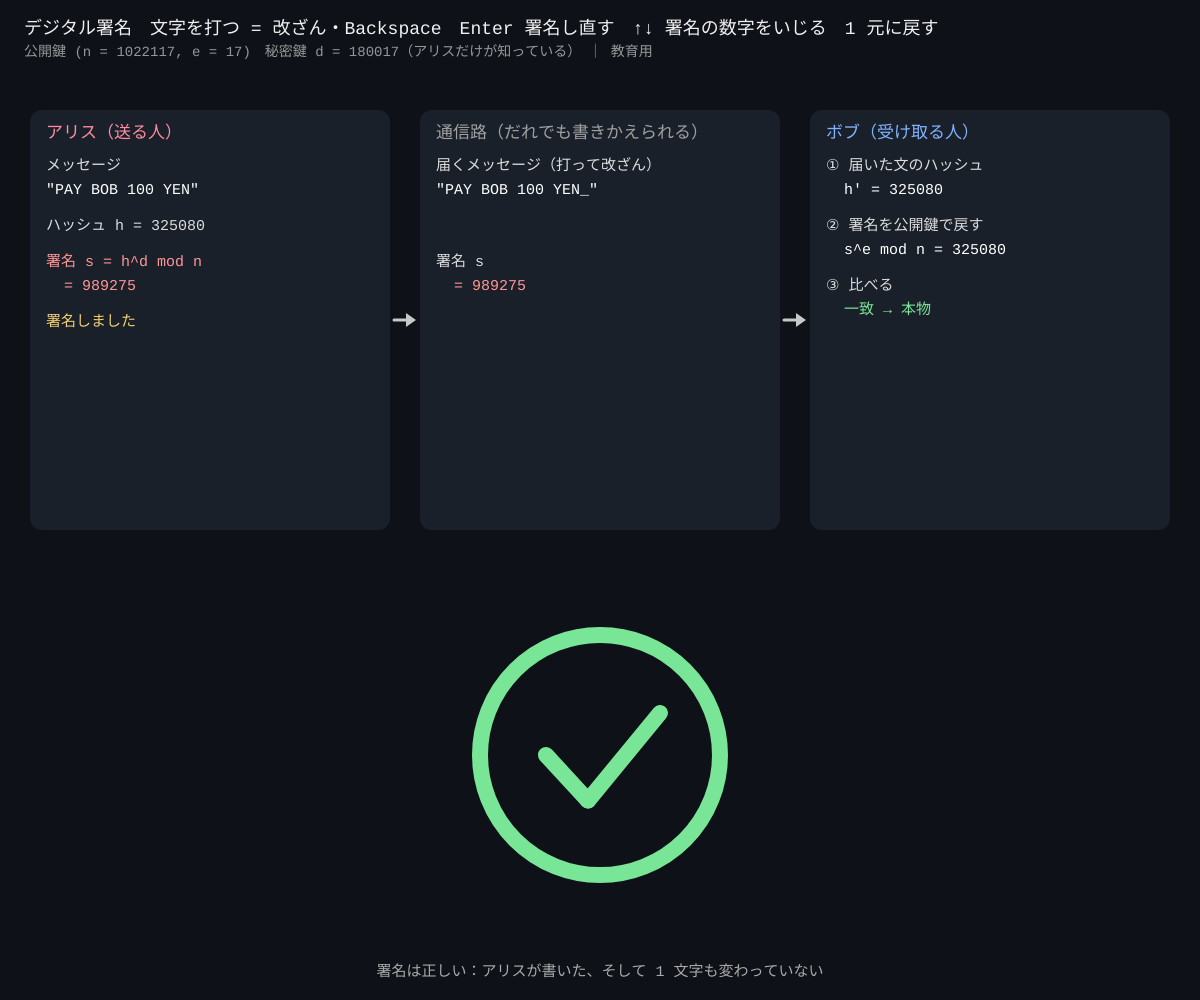
Frame 1 (no input)
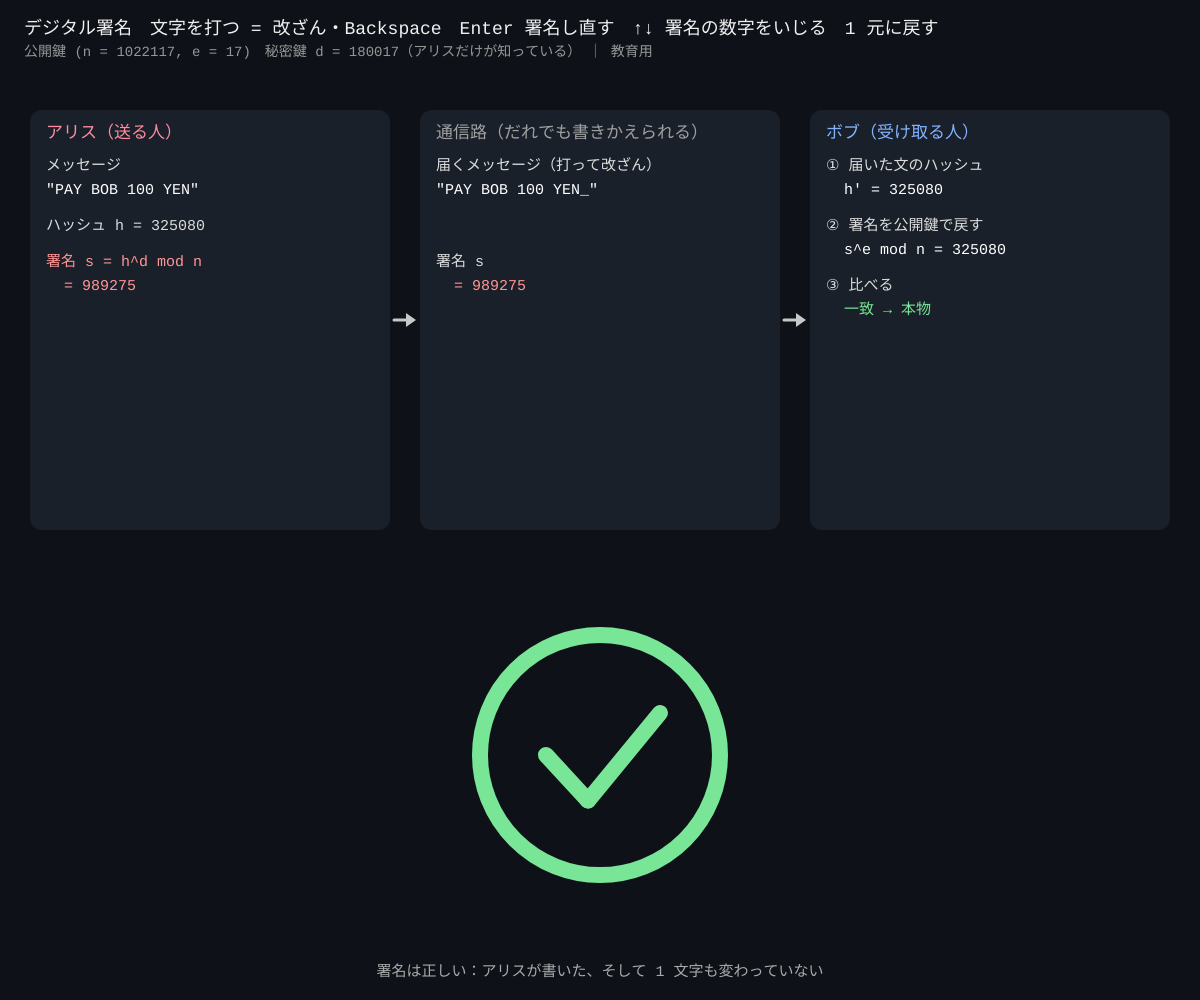
Frame 60 (no input)
Frame 120 (the mouse pressed at the canvas centre since frame 60): identical to frame 60, image omitted

The p5.js sketch that drew these frames (run headless with seeded random() and noise() and a simulated clock; from frame 60 on, the mouse is pressed at the canvas centre):

// p5.js sketch
// ── sketch.js
// ============================================
// 11 デジタル署名と改ざん検知
// 送る人：メッセージのハッシュ h を秘密鍵 d で「署名」s = h^d mod n
// 受け取る人：公開鍵 e で s^e mod n を計算し、届いたメッセージのハッシュと比べる。一致 → 本物 ✓
// 1 文字でも書きかえるとハッシュが変わり、検証が失敗する ✗（署名を作れるのは d を持つ本人だけ）
// 文字を打つ = 届いたメッセージを書きかえる（改ざん）/ Backspace = 消す / Enter = 今の文に署名し直す / ↑↓ = 署名の数字をいじる / 1 = 元に戻す
// ※ 教育用（09 と同じおもちゃの RSA。実際は 2048 ビット以上と SHA-256）
// ============================================

const P1 = 1009, Q1 = 1013;            // ★ 秘密の素数
let n, phi, pubE = 17, privD;
let original = 'PAY BOB 100 YEN';      // ★ 署名した元のメッセージ
let received = '', signature = 0;
let flash = 0;

function setup() {
  createCanvas(windowWidth, windowHeight);
  textFont('monospace');
  n = P1 * Q1;
  phi = (P1 - 1) * (Q1 - 1);
  privD = modInverse(pubE, phi);
  signMessage(original);
}

function signMessage(s) {
  original = s;
  received = s;
  signature = modPow(toyHash(s), privD, n);    // ★ 署名：秘密鍵 d を使う
  flash = 30;
}

function draw() {
  background(14, 18, 24);
  noStroke();
  fill(240);
  textSize(18);
  text('デジタル署名　文字を打つ = 改ざん・Backspace　Enter 署名し直す　↑↓ 署名の数字をいじる　1 元に戻す', 24, 34);
  fill(150);
  textSize(14);
  text('公開鍵 (n = ' + n + ', e = ' + pubE + ')　秘密鍵 d = ' + privD + '（アリスだけが知っている）　｜ 教育用', 24, 56);

  let hRecv = toyHash(received);
  let hSig = modPow(signature, pubE, n);       // ★ 検証：公開鍵 e で戻す
  let ok = hRecv === hSig;

  // ---- 3 つの箱：アリス → 通信路 → ボブ
  let bw = (width - 120) / 3, by = 110, bh = height * 0.42;
  box3(30, by, bw, bh, 'アリス（送る人）', color(255, 140, 160));
  box3(60 + bw, by, bw, bh, '通信路（だれでも書きかえられる）', color(160, 160, 160));
  box3(90 + 2 * bw, by, bw, bh, 'ボブ（受け取る人）', color(130, 180, 255));
  arrow(30 + bw, by + bh / 2, 60 + bw, by + bh / 2);
  arrow(60 + 2 * bw, by + bh / 2, 90 + 2 * bw, by + bh / 2);

  textSize(15);
  let x = 46, y = by + 60;
  fill(220); text('メッセージ', x, y);
  fill(255); text('"' + original + '"', x, y + 24);
  fill(220); text('ハッシュ h = ' + toyHash(original), x, y + 60);
  fill(255, 150, 150); text('署名 s = h^d mod n', x, y + 96);
  text('  = ' + signature, x, y + 120);
  if (flash > 0) { fill(255, 220, 120, flash * 8); text('署名しました', x, y + 156); flash--; }

  x = 76 + bw;
  fill(220); text('届くメッセージ（打って改ざん）', x, y);
  fill(received === original ? 255 : color(255, 200, 90));
  text('"' + received + (frameCount % 60 < 30 ? '_' : '') + '"', x, y + 24);
  fill(220); text('署名 s', x, y + 96);
  fill(255, 150, 150); text('  = ' + signature, x, y + 120);
  // 違う文字に印
  let chW = textWidth('M');
  for (let i = 0; i < received.length; i++) if (received[i] !== original[i]) {
    fill(255, 200, 90); rect(x + (i + 1) * chW, y + 30, chW - 1, 3);
  }

  x = 106 + 2 * bw;
  fill(220); text('① 届いた文のハッシュ', x, y);
  fill(255); text('  h\' = ' + hRecv, x, y + 24);
  fill(220); text('② 署名を公開鍵で戻す', x, y + 60);
  fill(255); text('  s^e mod n = ' + hSig, x, y + 84);
  fill(220); text('③ 比べる', x, y + 120);
  fill(ok ? color(120, 230, 150) : color(255, 100, 100));
  text(ok ? '  一致 → 本物' : '  不一致 → 改ざんか偽物', x, y + 144);

  // ---- 大きな ✓ / ✗
  let cx = width / 2, cy = by + bh + (height - by - bh) / 2 - 10;
  let r = min(120, (height - by - bh) * 0.35);
  noFill();
  strokeWeight(16);
  stroke(ok ? color(120, 230, 150) : color(255, 100, 100));
  circle(cx, cy, r * 2);
  if (ok) { line(cx - r * 0.45, cy, cx - r * 0.1, cy + r * 0.38); line(cx - r * 0.1, cy + r * 0.38, cx + r * 0.5, cy - r * 0.35); }
  else { line(cx - r * 0.4, cy - r * 0.4, cx + r * 0.4, cy + r * 0.4); line(cx + r * 0.4, cy - r * 0.4, cx - r * 0.4, cy + r * 0.4); }
  noStroke();
  fill(170);
  textSize(15);
  textAlign(CENTER);
  text(ok ? '署名は正しい：アリスが書いた、そして 1 文字も変わっていない' : '改ざんした人は d を知らないので、正しい署名を作り直せない', cx, height - 24);
  textAlign(LEFT);
}

function box3(x, y, w, h, title, col) {
  fill(26, 32, 42);
  rect(x, y, w, h, 12);
  fill(col);
  textSize(17);
  text(title, x + 16, y + 28);
}
function arrow(x1, y1, x2, y2) {
  stroke(200); strokeWeight(3); line(x1 + 4, y1, x2 - 8, y2); noStroke();
  fill(200); triangle(x2 - 4, y2, x2 - 14, y2 - 7, x2 - 14, y2 + 7);
}

function keyPressed() {
  if (key === 'Enter') signMessage(received);
  else if (key === 'Backspace') received = received.slice(0, -1);
  else if (key === UP_ARROW) signature = (signature + 1) % n;
  else if (key === DOWN_ARROW) signature = (signature + n - 1) % n;
  else if (key === '1') signMessage('PAY BOB 100 YEN');
  else if (key.length === 1 && received.length < 28) received += key.toUpperCase();
  return false;
}

// ---------- やってみよう ----------
// 1. 100 を 900 に書きかえると ✗。戻すと ✓ に戻る。ハッシュは同じ文なら必ず同じ値
// 2. ↑↓ で署名の数字を 1 つずらすと？ 正しい署名を偶然当てる確率は約 1/n
// 3. Enter は「アリスが署名し直す」操作。改ざんした人がこれをできないのはなぜ？
// 4. toyHash を「文字コードの合計」にすると、文字を並べかえても ✓ になってしまう。試してみよう

// ==================================================
// ここから下は「道具」（ハッシュ・べき乗の余り・逆数）
// ==================================================
// おもちゃのハッシュ（07 の FNV-1a を n で割った余り）
function toyHash(s) {
  let h = 0x811C9DC5;
  for (let i = 0; i < s.length; i++) { h ^= s.charCodeAt(i); h = Math.imul(h, 0x01000193); }
  return (h >>> 0) % n;
}
// n ≈ 10^6 なので掛け算は 10^12（Number で安全な 9×10^15 以内）
function modPow(base, ex, m) {
  let r = 1, x = base % m;
  while (ex > 0) { if (ex % 2 === 1) r = (r * x) % m; x = (x * x) % m; ex = Math.floor(ex / 2); }
  return r;
}
function modInverse(a, m) {
  let r0 = m, r1 = a, t0 = 0, t1 = 1;
  while (r1 > 0) { let q = Math.floor(r0 / r1); [r0, r1] = [r1, r0 - q * r1]; [t0, t1] = [t1, t0 - q * t1]; }
  return ((t0 % m) + m) % m;
}
